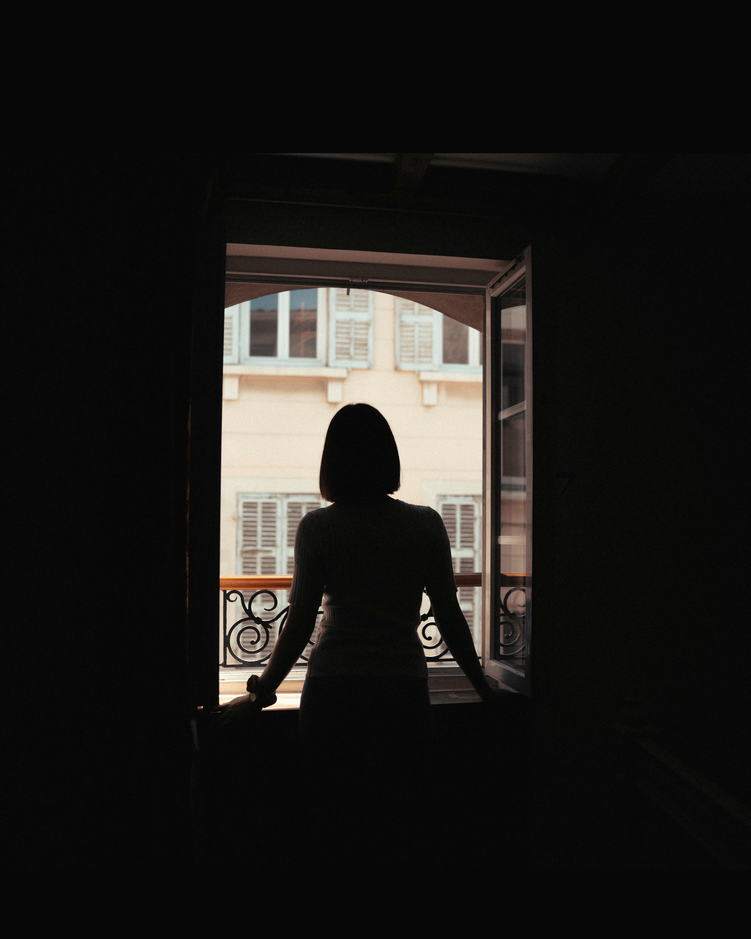
#> input picture data/a1images/shadow.png, 751 x 939 px, shrunk from 3000 x 3750 before the run
$ python q4.py
#> lines starting #> are read from the running program, lines starting #| are printed output that depends on the picture; after the words box and inside, x2 and y2 are one past the last pixel; in counts of white or black regions, pixels touching at a corner belong together
"""
4. Fig. 3 is a photo of a woman standing in front of an open window2. Convert this to grayscale.
(a) Use Otsu thesholding to obtain the binary mask for the foreground comprising the
woman and the room. Report the resulting threshold value.
(b) Carry out histogram equalization only for the foreground region. What are the hidden
features that are revealed in the resulting image?
"""

import numpy as np
import cv2 as cv
import matplotlib.pyplot as plt

im = cv.imread("./data/a1images/shadow.png")
#> im is the input picture: shape (939, 751, 3); mean B, G, R 25.3, 27.5, 29.2

# convert to gray scale
gray = cv.cvtColor(im, cv.COLOR_BGR2GRAY)
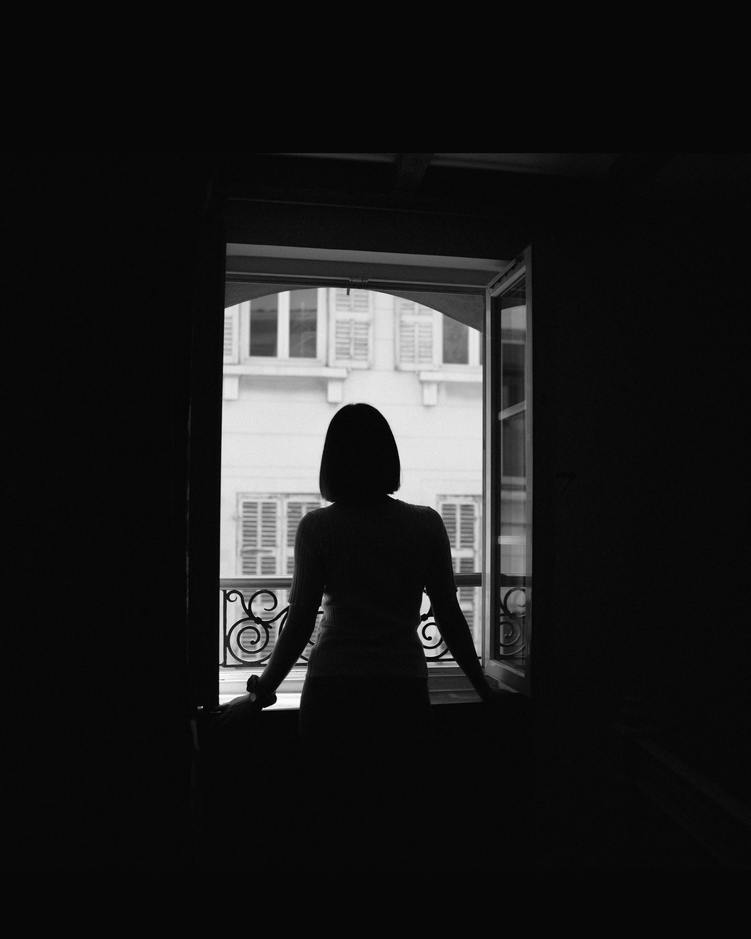
#> gray: shape (939, 751); min 0, max 255, mean 27.8

# Apply Otsu's thresholding
ret, binary_mask = cv.threshold(gray, 0, 255, cv.THRESH_BINARY + cv.THRESH_OTSU)
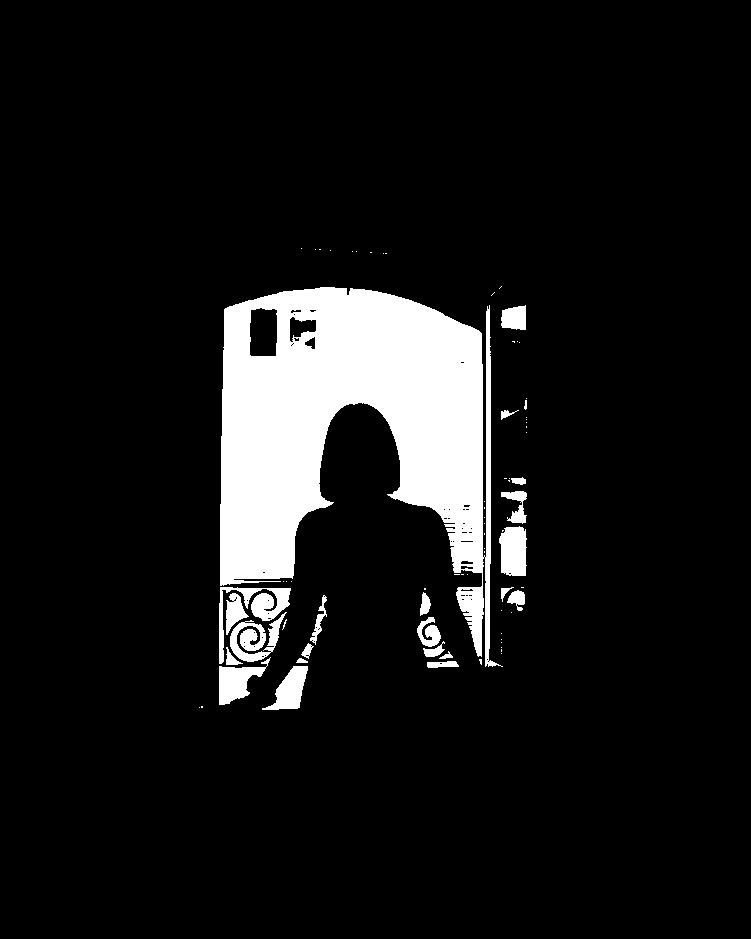
#> binary_mask: shape (939, 751); 9.3% white; 74 white regions (51 under 20 px), largest, box (x1, y1, x2, y2) and area: (220, 287, 503, 667) 56085, (219, 587, 291, 664) 1412, (230, 612, 287, 662) 1253
#> ret = 101
"""
Otsu's method automatically finds the best threshold value by analyzing the image's histogram.
It tries every possible threshold (0–255) and picks the one that best separates the pixels
into two groups - dark pixels (woman + room) and bright pixels (window) - by minimizing
how spread out the values are within each group.

In this image, most pixels are very dark (the room interior), with a small cluster of
bright pixels (the window). Even though the two groups are unequal in size, Otsu still
finds the optimal split point between them.

  `ret` — the threshold value Otsu chose
  `binary_mask` — the resulting binary image where:
      pixels above the threshold (bright window) → 255 (white)
      pixels below the threshold (dark foreground) → 0 (black)
"""

# 'ret' is the threshold value chosen by Otsu
print("Otsu's threshold value:", ret)
#| Otsu's threshold value: 101.0


fig, axes = plt.subplots(1, 3, figsize=(15, 4))

axes[0].imshow(gray, cmap="gray")
axes[0].set_title("Grayscale Image")
axes[0].axis("off")

axes[1].hist(gray.ravel(), bins=256, range=(0, 256), color="gray")
axes[1].axvline(x=ret, color="red", linewidth=2, label=f"Otsu threshold = {int(ret)}")
axes[1].set_title("Grayscale Histogram")
axes[1].set_xlabel("Pixel Intensity")
axes[1].set_ylabel("Frequency")
axes[1].legend()

axes[2].imshow(binary_mask, cmap="gray")
axes[2].set_title("Binary Mask (Otsu)")
axes[2].axis("off")

plt.tight_layout()
plt.show()
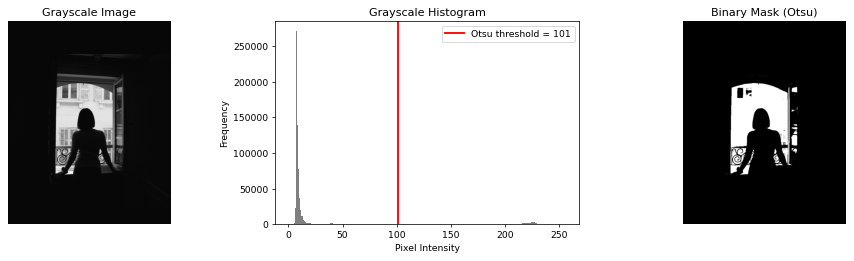
#> figure drawn by matplotlib, 3 panels; panel 2: tallest bar 271186 high, from x = 7 to 8


"""
Only the foreground has darker pixels, earlier we got the mask for the foreground,
so we can apply histogram equalization only to the foreground pixels.
This can be done using the similar method we used for
question 3
"""

# create boolean foreground mask with boolean values
# since the binary mask has 255 for background and 0 for foreground
# we need it as boolean mask with True for 0 and False for 255
foreground_mask = binary_mask == 0

# extract foreground pixels
foreground_pixels = gray[foreground_mask]

# compute histogram for foreground
hist = np.zeros(256, dtype=int)
for i in range(256):
    hist[i] = np.sum(foreground_pixels == i)
#> after the loop, hist = 256 values, max 271186 at index 7, min 0 at index 102, mean 2498.4

cdf = hist.cumsum()  # cumulative distribution function
#> cdf = 256 values from 50 to 639587

# normalize
cdf_min = cdf[np.nonzero(cdf)][0]  # first non-zero
#> cdf_min = 50
total_pixels = foreground_pixels.size  # get only foreground pixels count
#> total_pixels = 639587
cdf_normalized = np.round((cdf - cdf_min) / (total_pixels - cdf_min) * 255).astype(
    np.uint8
)
#> cdf_normalized = 256 values from 0 to 255

# map original pixel values to equalized values
result = gray.copy()
result[foreground_mask] = cdf_normalized[gray[foreground_mask]]
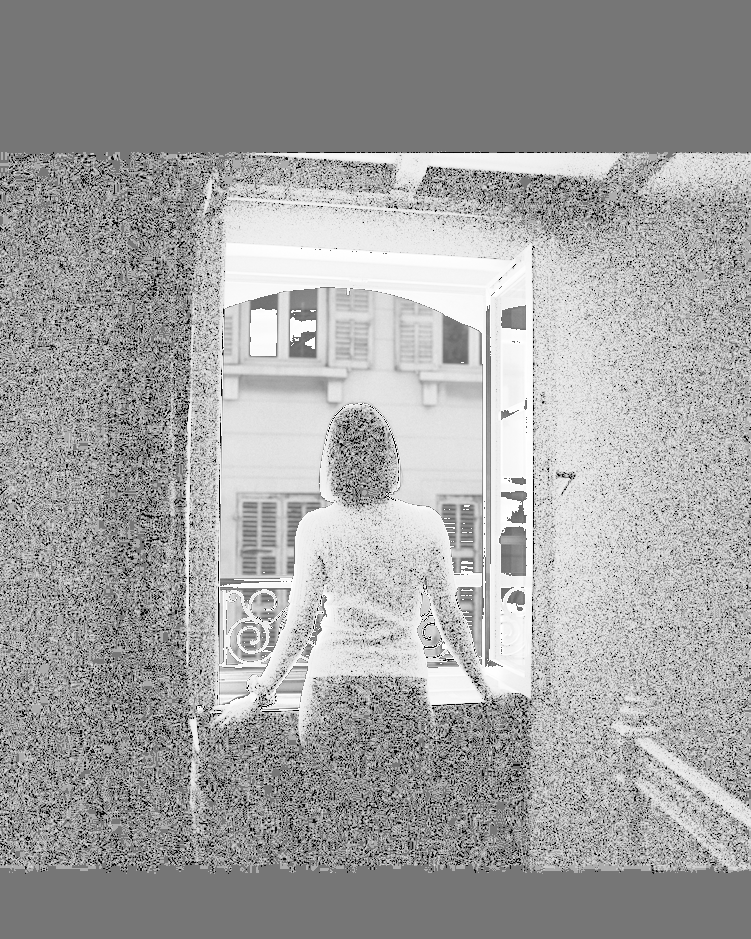
#> result: shape (939, 751); min 0, max 255, mean 162.1

# compute histograms for before/after comparison
hist_before = np.zeros(256, dtype=int)
hist_after = np.zeros(256, dtype=int)
for i in range(256):
    hist_before[i] = np.sum(foreground_pixels == i)
    hist_after[i] = np.sum(result[foreground_mask] == i)
#> after the loop, hist_after = 256 values, max 271186 at index 118, min 0 at index 2, mean 2498.4; hist_before has the same summary as hist

fig, axes = plt.subplots(2, 2, figsize=(12, 8))

axes[0, 0].imshow(gray, cmap="gray")
axes[0, 0].set_title("Original Grayscale")
axes[0, 0].axis("off")

axes[0, 1].plot(hist_before, color="black")
axes[0, 1].set_title("Foreground Histogram Before Equalization")
axes[0, 1].set_xlabel("Pixel Intensity")
axes[0, 1].set_ylabel("Pixel Count")
axes[0, 1].set_xlim([0, 255])

axes[1, 0].imshow(result, cmap="gray")
axes[1, 0].set_title("Foreground Equalized Image")
axes[1, 0].axis("off")

axes[1, 1].plot(hist_after, color="black")
axes[1, 1].set_title("Foreground Histogram After Equalization")
axes[1, 1].set_xlabel("Pixel Intensity")
axes[1, 1].set_ylabel("Pixel Count")
axes[1, 1].set_xlim([0, 255])

plt.suptitle("Foreground Histogram Equalization", fontsize=14)
plt.tight_layout()
plt.show()
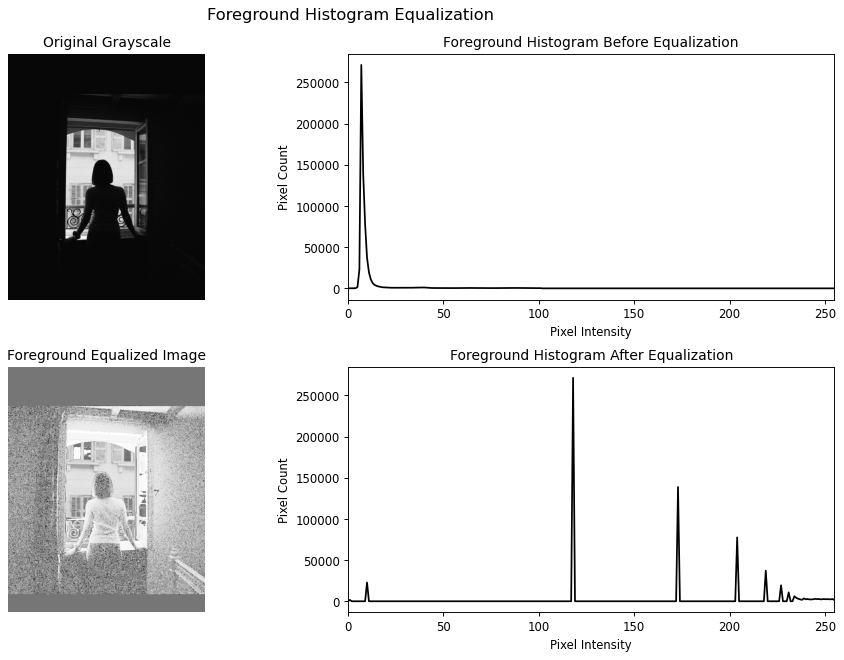
#> figure drawn by matplotlib, 4 panels; panel 2: curve peaks at x = 7, y = 271186; panel 4: curve peaks at x = 118, y = 271186

fig2, axes2 = plt.subplots(1, 2, figsize=(18, 10))
axes2[0].imshow(gray, cmap='gray')
axes2[0].set_title("Original Grayscale", fontsize=14)
axes2[0].axis('off')
axes2[1].imshow(result, cmap='gray')
axes2[1].set_title("Foreground Equalized", fontsize=14)
axes2[1].axis('off')
plt.tight_layout()
plt.show()

$ run again, with data/a1images/brain_proton_density_slice.png copied over data/a1images/shadow.png
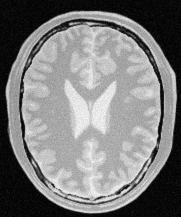
#> input picture data/a1images/brain_proton_density_slice.png, 181 x 217 px
#> im is the input picture: shape (217, 181, 3); min 0, max 251, mean 123.7
#> `ret, binary_mask = cv.threshold(gray, 0, 255, cv.THRESH_BINARY + cv.TH..`:
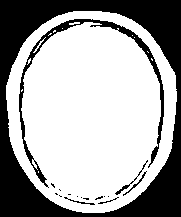
#> binary_mask: shape (217, 181); 65.5% white; 17 black regions (11 under 20 px), largest, box (x1, y1, x2, y2) and area: (0, 0, 181, 217) 11666, (19, 19, 164, 188) 1638, (115, 160, 148, 195) 84, (123, 171, 147, 196) 58, (64, 197, 95, 205) 45, (98, 197, 119, 204) 27
#> ret = 98
#| Otsu's threshold value: 98.0
#> foreground_pixels = 13566 values, max 98 at index 5778, min 0 at index 571, mean 15.05
#> after the loop `for i in range(256):`: hist = 256 values, max 1097 at index 7, min 0 at index 99, mean 52.99
#> cdf = 256 values from 30 to 13566
#> cdf_min = 30
#> cdf_normalized = 256 values from 0 to 255
#> after the loop `for i in range(256):`: hist_after = 256 values, max 1097 at index 108, min 0 at index 1, mean 52.99; hist_before has the same summary as hist
#> `plt.show()`:
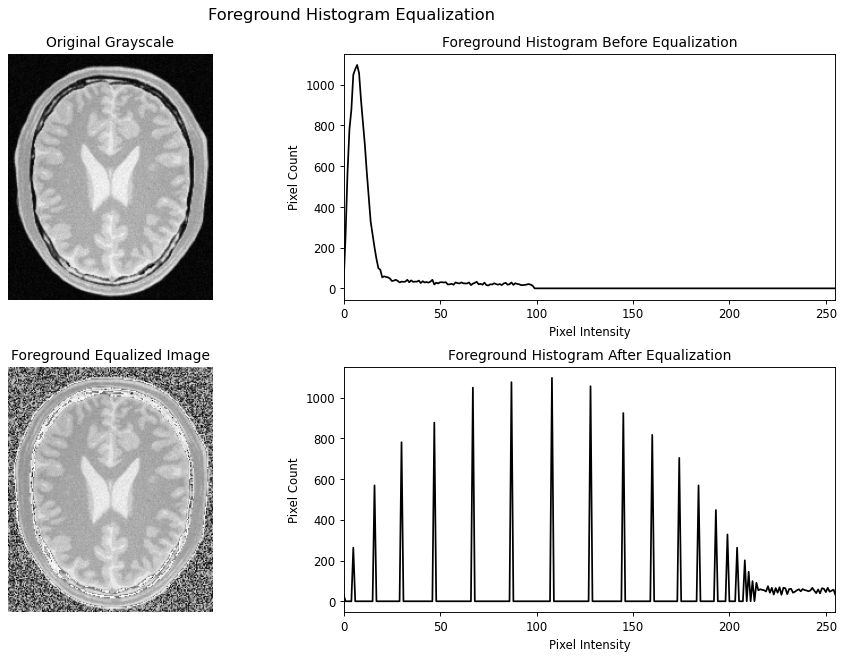
#> figure drawn by matplotlib, 4 panels; panel 2: curve peaks at x = 7, y = 1097; panel 4: curve peaks at x = 108, y = 1097
